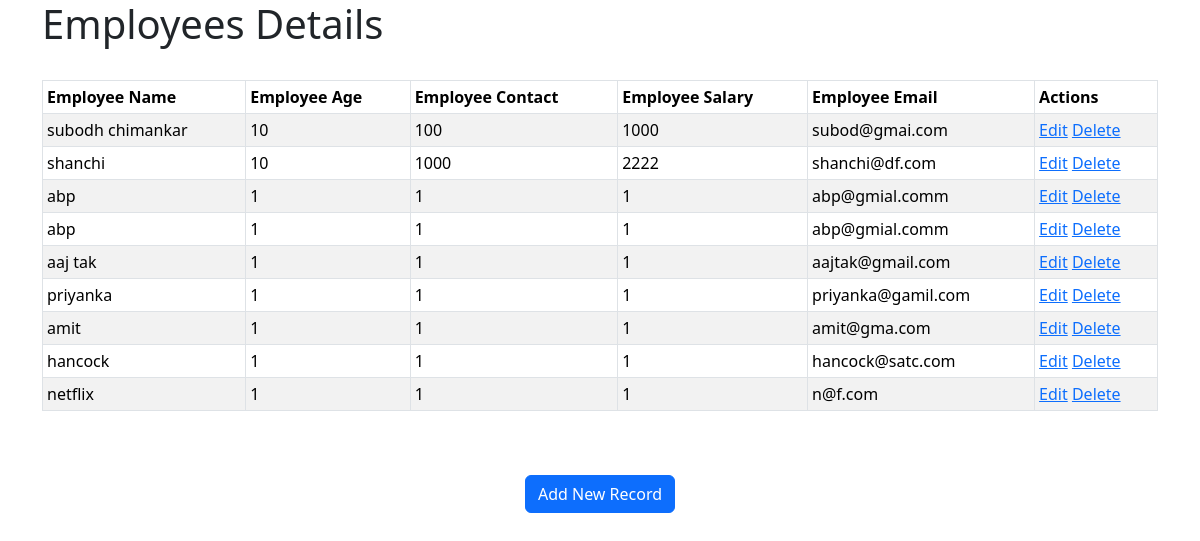
The page /show on the database its author committed.
### officeapp/models.py (models this page shows, shortened)
class Employee(models.Model):
    name = models.CharField(max_length=50)
    age = models.IntegerField(null=True)
    contact = models.IntegerField(null=True)
    salary = models.IntegerField(blank=True)
    email = models.EmailField(null=True)
    class Meta:
        db_table = 'Employee'

### officeapp/views.py (the view)
# urls.py: path('show',views.show,name='show'),
def show(request):
    employees = Employee.objects.all()
    return render(request, 'show.html',{'employees':employees})

### officeapp/templates/show.html (shortened to what this page needs)
<!doctype html>
<html lang="en">
  <head>
    <link href="https://cdn.jsdelivr.net/npm/bootstrap@5.3.3/dist/css/bootstrap.min.css" rel="stylesheet">
  </head>
  <body>
  <div class="container">
    <h1>Employees Details</h1>
    <br>
<table class="table table-striped table-bordered table-sm">
    <thead class="thead-dark">
    <tr>
        <th>Employee Name</th>
        <th>Employee Age</th>
        <th>Employee Contact</th>
        <th>Employee Salary</th>
        <th>Employee Email</th>
        <th>Actions</th>
    </tr>
    </thead>
    <tbody>
{% for employee in employees %}
    <tr>
        <td>{{ employee.name }}</td>
        <td>{{ employee.age }}</td>
        <td>{{ employee.contact }}</td>
        <td>{{ employee.salary }}</td>
        <td>{{ employee.email }}</td>
        <td>
            <a href="/edit/{{ employee.id }}"><span class="glyphicon glyphicon-pencil" >Edit</span></a>
            <a href="/delete/{{ employee.id }}">Delete</a>
        </td>
    </tr>
{% endfor %}
    </tbody>
</table>
<br>
<br>
<center><a href="/" class="btn btn-primary">Add New Record</a></center>
  </div>
  </body>
</html>

### rows shown on the page
Employee: name "subodh chimankar", age "10", contact "100", salary "1000", email "subod@gmai.com"
Employee: name "shanchi", age "10", contact "1000", salary "2222", email "shanchi@df.com"
Employee: name "abp", age "1", contact "1", salary "1", email "abp@gmial.comm"
Employee: name "abp", age "1", contact "1", salary "1", email "abp@gmial.comm"
Employee: name "aaj tak", age "1", contact "1", salary "1", email "aajtak@gmail.com"
Employee: name "priyanka", age "1", contact "1", salary "1", email "priyanka@gamil.com"
Employee: name "amit", age "1", contact "1", salary "1", email "amit@gma.com"
Employee: name "hancock", age "1", contact "1", salary "1", email "hancock@satc.com"
Employee: name "netflix", age "1", contact "1", salary "1", email "n@f.com"
